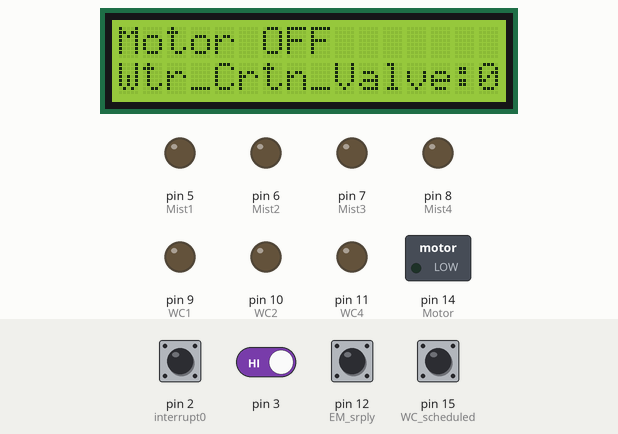
Simulated run of this sketch. Board: Arduino Uno, built with avr-gcc and run on an emulated ATmega328P. Shown: 16×2 character LCD, switched loads named in the sketch (green lamp = pin HIGH), output pins drawn as LEDs (lit = HIGH). The inputs (shaded band) are chosen by the test bench; at power-on: pin 2 (interrupt0), pin 3, pin 12 (EM_srply), pin 15 (WC_scheduled) HIGH. The local clock reads 2024-03-15 10:24:30 at power-on unless the sketch sets it; what the sketch prints to the serial monitor is not drawn.

Above: at 1.3 s.
1.4 s: pin 12 (EM_srply) pulled LOW for 0.15 s
At 2.0 s:
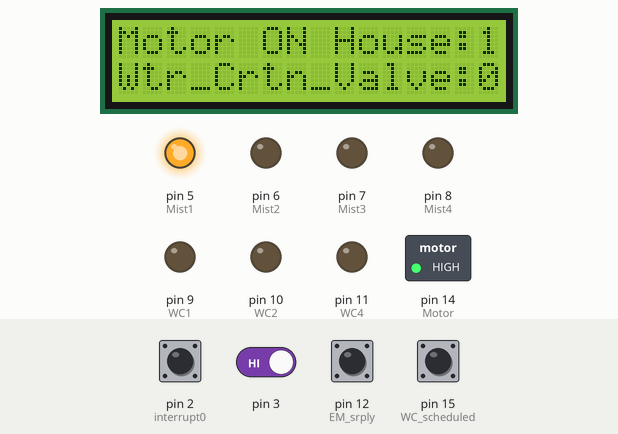
3.0 s: pin 2 (interrupt0) pulled LOW for 0.15 s
At 3.1 s:
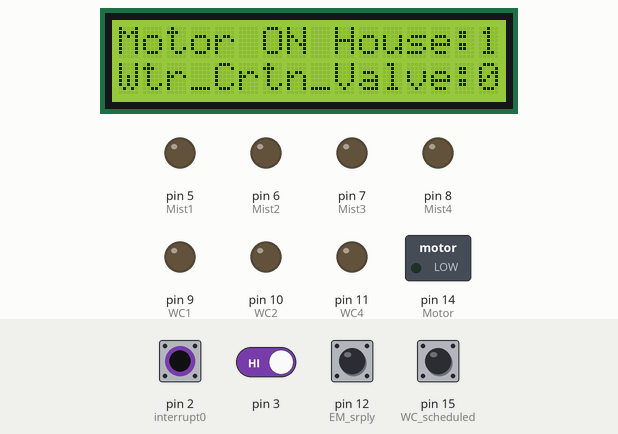
4.7 s: pin 15 (WC_scheduled) pulled LOW for 0.15 s
At 5.7 s:
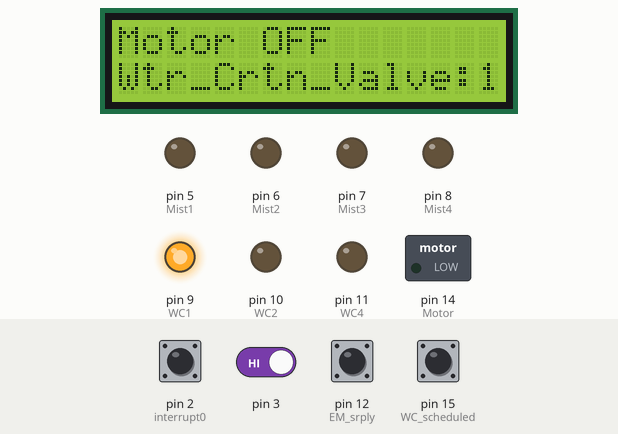
6.3 s: pin 12 (EM_srply) pulled LOW for 1 s
At 6.46 s:
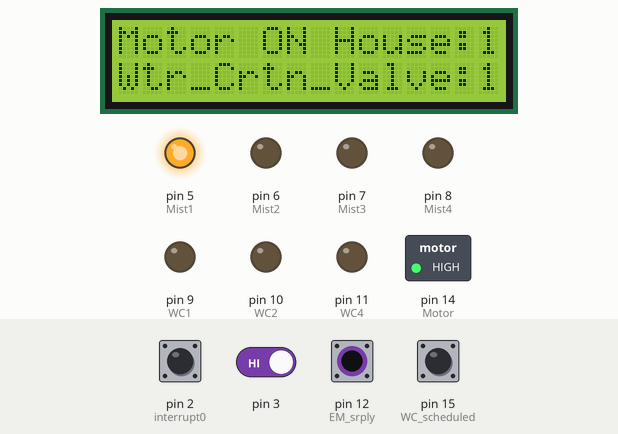
8.8 s: pin 3 driven LOW
10.3 s: pin 3 driven HIGH
At 11.4 s:
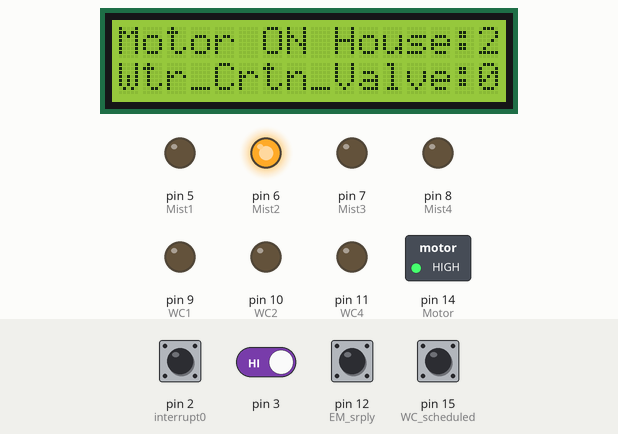
Timing chart, 0 to 12.8 s (numbered marks = the images above; inputs shaded):
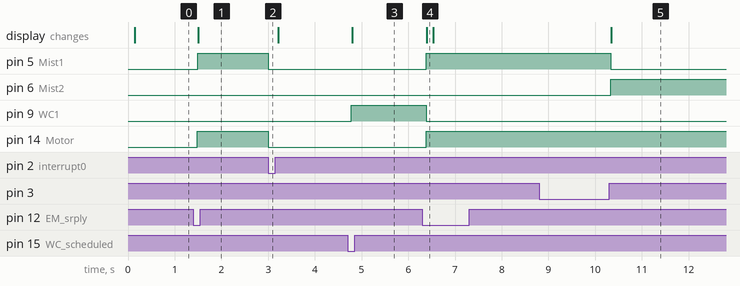

The sketch:

PROMINI_MIST_PUMP_CTRL.ino
```cpp
#include <stdio.h>
#include <Arduino.h>

// CONNECTIONS:
// DS1302 CLK/SCLK  --> 4
// DS1302 DAT/IO    --> 16
// DS1302 RST/CE    --> 17
// DS1302 VCC       --> 5v
// DS1302 GND       --> GND
// LCD1602 SDA      --> A4
// LCD1602 SCLK     --> A5
// OUTPUT------------------------
#define Motor 14
#define Mist1 5
#define Mist2 6
#define Mist3 7
#define Mist4 8
// WaterCurtain
#define WC1 9
#define WC2 10
#define WC4 11
// INPUT--------------------------
// EM_srply(비상급수 스위치)  --> 12      (내부 pull-up이용)
#define EM_srply 12
// WC_scheduled(계획수막실행) -->15   (내부 pull-up이용)
#define WC_scheduled 15
//interrupt루틴을 위한 [v]pin2,[v]pin3을 따로 예약하여야 한다
#define interrupt0 2  //interrupt 0번은 pin 2번에 해당함
#define interrupt1 3  //인터럽트 0번은 pin 3번에 해당함

//--------------------------------------------------------------------
#include <ThreeWire.h>
#include <RtcDS1302.h>
ThreeWire myWire(16,4,17); // IO(DAT), SCLK(CLK), CE(RST)
RtcDS1302 <ThreeWire> Rtc(myWire);
#define countof(a) (sizeof(a) / sizeof(a[0]))
const char data[] = "what time is it";

#include <Wire.h>
#include<LiquidCrystal_I2C.h>
LiquidCrystal_I2C lcd(0x27,16,2);  // set the LCD address to 0x27 for a 16 chars and 2 line display
// SCLK = A5(19)
// SDA  = A4(18)

// Variables to be used with timers----------------------------------------------
unsigned long wateringSeconds = 90; // ==> Define Sample time in seconds to send data
unsigned long startWateringTime = 0;
unsigned long durationMilliSeconds = 0; //동당 관수 시간 (단위:초)
// 전역변수 정의 Mist공급을 하기 위한
boolean MIST_STATE = false;
unsigned int MIST[4] = { Mist1, Mist2, Mist3, Mist4};
unsigned int GrnNm = 0; //미스트 밸브 array를 할당하기 위한 온실하우스 인수 변수
// 계획 수막 밸브 작동 cf모터는 작동하지 않는다.-----------------------------------------
unsigned long WCScheduledTime = 300; //단위:초 각동마다 열리는 시간. 계획수막시간
unsigned long startWCTime = 0;
unsigned long WCDurationMilliSeconds = 0;
// 수막 공급을 위한 전역변수
boolean WC_STATE = false;
unsigned int WC[3] = {WC1,WC2,WC4};
unsigned int WCNm = 0;

boolean error;

void printDateTime(const RtcDateTime& dt)
{
    char datestring[20];

    snprintf_P(datestring,
            countof(datestring),
            PSTR("%02u/%02u/%04u %02u:%02u:%02u"),
            dt.Month(),
            dt.Day(),
            dt.Year(),
            dt.Hour(),
            dt.Minute(),
            dt.Second() );
    Serial.print(datestring);
}

int EMS_count=0;
unsigned long EMS_last = millis();
void EMS(){
  if(millis()-EMS_last >= 500){
    EMS_count = 0;
    EMS_last = millis();
  }
  if(EMS_count < 3){
    EMS_count += 1;
    Serial.print("Count is under"); Serial.println(EMS_count);
    return;
  }
  //MIST_STATE를 초기화
  MIST_STATE = false;
  //GrnNm를 초기화
  GrnNm = 0;
  digitalWrite(Motor, LOW);
  for(int i=0; i<4; i++) {
    digitalWrite(MIST[i], LOW);
  }
  WC_STATE = false;
  WCNm = 0;
  for(int i=0; i<3; i++){
    digitalWrite(WC[i], LOW);
  }
  EMS_count = 0;
  delay(100);
  /* 이하 코드를 실행시키면,  setup()이 실행되지 않아서 주석처리함
  lcd.clear();
  lcd.setCursor(0,0);
  lcd.print("Interrupt Pressed");*/
  Serial.println("Interrupt Button Pressed");
}
//////////////////////////////////////////////////////////////////////////////////////////////////////////////////////////////
int NEXT_count=0;
unsigned long NEXT_last = millis();
void MIST_NEXT(){
  if(millis()-NEXT_last >= 500){
    NEXT_count = 0;
    NEXT_last = millis();
  }
  if(NEXT_count < 3){
    NEXT_count += 1;
    Serial.print("Count(MIST) is under"); Serial.println(NEXT_count);
    return;
  }
  //MIST_STATE가 멈춰있으면 바로 끝
  if(MIST_STATE == false) return;
  //한동 관수가 끝났다고 알림
  startWateringTime -= (wateringSeconds *1000);
  NEXT_count = 0;
  delay(100);
  /* 이하 코드를 실행시키면,  setup()이 실행되지 않아서 주석처리함
  lcd.clear();
  lcd.setCursor(0,0);
  lcd.print("Interrupt Pressed");*/
  Serial.println("Interrupt(MIST-NEXT) Button Pressed");
}
void tab_setup()
{
    //Pin에 Digital output 할당
  pinMode(Motor, OUTPUT);
  pinMode(Mist1, OUTPUT);
  pinMode(Mist2, OUTPUT);
  pinMode(Mist3, OUTPUT);
  pinMode(Mist4, OUTPUT);
  pinMode(WC1, OUTPUT);
  pinMode(WC2, OUTPUT);
  pinMode(WC4, OUTPUT);
  digitalWrite(Motor, LOW);
  digitalWrite(Mist1, LOW);
  digitalWrite(Mist2, LOW);
  digitalWrite(Mist3, LOW);
  digitalWrite(Mist4, LOW);
  digitalWrite(WC1, LOW);
  digitalWrite(WC2, LOW);
  digitalWrite(WC4, LOW);
  //Pin에 Digital input할당
  pinMode(EM_srply, INPUT);
  pinMode(WC_scheduled, INPUT);
  //input pin에 internal pull-up사용하기
  digitalWrite(EM_srply, HIGH);
  digitalWrite(WC_scheduled, HIGH);
  //interrupt pin 정의
  pinMode(interrupt0, INPUT);

  //For Liquid Crystal Display I2C
  lcd.init();                      // initialize the lcd
  // Print a message to the LCD.
  lcd.backlight();
  //-----------------------------------------------------------
  //인터럽트 처리루틴 : 인터럽트 처리는 FALLING일 때 호출
  //EMS(emergence stop)
  attachInterrupt(0, EMS, LOW);
  attachInterrupt(1, MIST_NEXT, LOW);

  //For initialize Real Time Clock DS1302
    Serial.begin(9600);

    Serial.print("compiled: ");
    Serial.print(__DATE__);
    Serial.println(__TIME__);

    Rtc.Begin();

    RtcDateTime compiled = RtcDateTime(__DATE__, __TIME__);
    printDateTime(compiled);
    Serial.println();

    if (!Rtc.IsDateTimeValid())
    {
        // Common Causes:
        //    1) first time you ran and the device wasn't running yet
        //    2) the battery on the device is low or even missing

        Serial.println("RTC lost confidence in the DateTime!");
        Rtc.SetDateTime(compiled);
    }

    if (Rtc.GetIsWriteProtected())
    {
        Serial.println("RTC was write protected, enabling writing now");
        Rtc.SetIsWriteProtected(false);
    }

    if (!Rtc.GetIsRunning())
    {
        Serial.println("RTC was not actively running, starting now");
        Rtc.SetIsRunning(true);
    }

    RtcDateTime now = Rtc.GetDateTime();
    if (now < compiled)
    {
        Serial.println("RTC is older than compile time!  (Updating DateTime)");
        Rtc.SetDateTime(compiled);
    }
    else if (now > compiled)
    {
        Serial.println("RTC is newer than compile time. (this is expected)");
    }
    else if (now == compiled)
    {
        Serial.println("RTC is the same as compile time! (not expected but all is fine)");
    }
}

void tab_loop(){

  start: //label
  error=0;

  //interrupt routin때문에 한줄 추가
  if((digitalRead(EM_srply)==HIGH) && (MIST_STATE == false)){
    lcd.setCursor(0,0); lcd.print("Motor OFF                  ");
  }
  if((digitalRead(WC_scheduled)==HIGH)&&(WC_STATE==false)){
    lcd.setCursor(0,1); lcd.print("Wtr_Crtn_Valve:"); lcd.print(WCNm);
  }
  //EM_srply핀의 입출력을 확인하고 바운싱 제거를 한 후, Motor_state를 결정한다.
  if((digitalRead(EM_srply) == LOW)&&(MIST_STATE == false)) { //미스트 1회 비상관수
    //EM_srply는 pull_up되어 있는 상태임으로 입력은 LOW로 확인된다.
    MIST_STATE = true;
    //-----------------------------------------------------------
    //loop에서 각 밸브의 유지 간격 시간을 결정하기 위해 프로그램 시간을 저장
    startWateringTime = millis(); // starting the "program clock"
    Serial.println("EM_srply pressed");
    delay(50);
    // 수막 밸브와 겹치지 않게 하기 위해
    WC_STATE = false;
    digitalWrite(WC[WCNm],LOW);
  }
  //만약 MIST_STATE가 참이라면 이제 미스트 관수를 시작해야 한다.
  //미스트 동작시간 안이면 모터와 동마다 밸브를 연다.
  if(MIST_STATE == true){
    durationMilliSeconds = millis()-startWateringTime; //loop실행도중 보험삼아 실행시각에서 걸린 시간을 Monitoring한다.
                                                //unsigned long writeTimingSeconds = 17
                                                // ==> Define Sample time in seconds to send data
    if(durationMilliSeconds < (wateringSeconds * 1000)) {
      digitalWrite(Motor, HIGH);
      lcd.setCursor(0,0);
      lcd.print("Motor ON");
      digitalWrite(MIST[GrnNm], HIGH);
      lcd.print(" House:");lcd.print(GrnNm+1);
    }
    //미스트 관주가 정해진 시간에 이를때 미스트를 끄거나 다음 동으로 넘겨야 한다.
    else
      //마지막 동이 아닐 때, Motor는 그대로 두고 지금 온실 하우스 밸브는 닫고,
      //하우스 넘버 올린다음,다음 온실하우스 밸브는 열고, startWateringTime 초기화
      if( GrnNm < 3) {
        digitalWrite(MIST[GrnNm], LOW);
        GrnNm += 1;
        digitalWrite(MIST[GrnNm], HIGH);
        lcd.setCursor(15,0); lcd.print(GrnNm+1);
        startWateringTime = millis();
      }
      //다음 동으로 넘길 때 GrnNm가 마지막 동에 있으면 미스트를 끄고 GrnNm 동번호를 0으로 초기화한다
      else {
        digitalWrite(Motor, LOW);
        digitalWrite(MIST[GrnNm], LOW);
        lcd.setCursor(0,0); lcd.print("                 ");
        lcd.setCursor(0,0);
        lcd.print("Motor OFF");
        GrnNm = 0;
        MIST_STATE = false;
      }
  }
  //WC_scheduled핀의 입출력을 확인하고 바운싱 제거
  //미스트 관수 중이면 WC_scheduled 핀 입력을 무시
  if((digitalRead(WC_scheduled) == LOW) && (WC_STATE == false) && (MIST_STATE == false)){
    //WC_STATE는 digitalWrite(WC_STATE, HIGH)되어서 pull up되어 있는 상태임
    WC_STATE = true;
    startWCTime = millis();   //계획 수막 시작을 위하여 system time을 startWCTime에 할당
    Serial.println("WC_scheduled pressed");
    delay(10);
  }
  //만약 WC_STATE가 참이라면 이제 동마다 수막밸브를 열고 닫는다.
  if(WC_STATE == true){
    WCDurationMilliSeconds = millis()-startWCTime;
    if(WCDurationMilliSeconds < (WCScheduledTime * 1000)){
      digitalWrite(WC[WCNm], HIGH);
      lcd.setCursor(0,1);
      lcd.print("Wtr_Crtn_Valve:");
      if(WCNm==2) {
        lcd.print(WCNm+2);
      } else {
        lcd.print(WCNm+1);
      }
    }
    else if(WCNm < 2){
      digitalWrite(WC[WCNm], LOW);
      WCNm += 1;
      digitalWrite(WC[WCNm], HIGH);
      startWCTime = millis();
    }
    else {
      digitalWrite(WC[WCNm], LOW);
      WCNm = 0;
      WC_STATE = false;
      lcd.setCursor(15,1); lcd.print("0");
    }
  }
  // For RCT
    RtcDateTime now = Rtc.GetDateTime();

    printDateTime(now);
    Serial.println();

    if (!now.IsValid())
    {
        // Common Causes:
        //    1) the battery on the device is low or even missing and the power line was disconnected
        Serial.println("RTC lost confidence in the DateTime!");
    }

    delay(100); // ten seconds
}

void setup() {
  tab_setup();
}

void loop() {
  tab_loop();
}
```

Measured:
- after the input at 1.4 s, pin 5 (Mist1): LOW → HIGH after 0.09 s; pin 14 (Motor): LOW → HIGH after 0.08 s; the display: changes after 0.10 s (image 1)
- after the input at 3.0 s, pin 5 (Mist1), pin 14 (Motor): HIGH → LOW at once
- after the input at 4.7 s, pin 9 (WC1): LOW → HIGH after 0.08 s; the display: changes after 0.10 s (image 3)
- after the input at 6.3 s, pin 5 (Mist1): LOW → HIGH after 0.09 s; pin 9 (WC1): HIGH → LOW after 0.08 s; pin 14 (Motor): LOW → HIGH after 0.08 s; the display: changes after 0.10 s (image 4)
- after the input at 8.8 s, every drawn part: stays the same
- after the input at 10.3 s, pin 5 (Mist1): HIGH → LOW at once; pin 6 (Mist2): LOW → HIGH at once; the display: changes at once (image 5)
